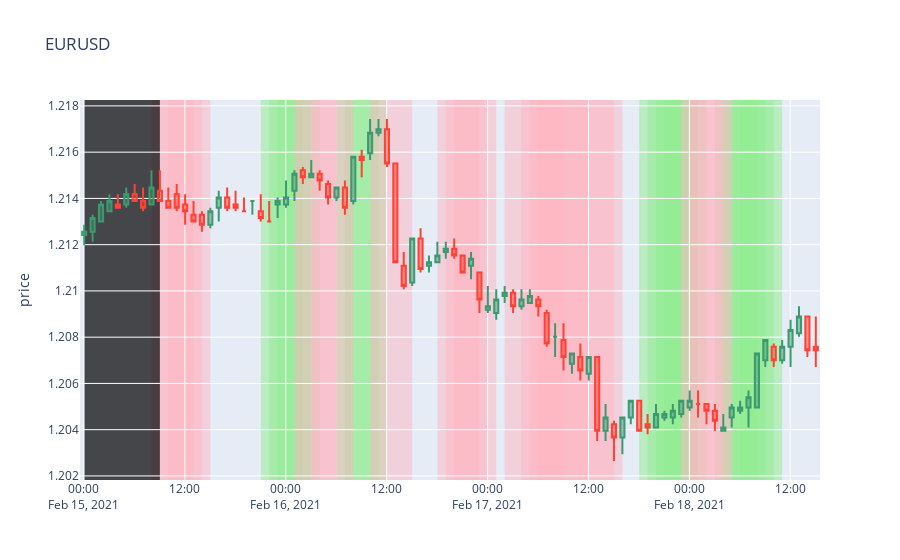

Notebook code cell kept with this figure:
### Code cell
# visualise the results
#  overlay candlesticks with slope predictions

# candlesticks
fig = go.Figure(data=[go.Candlestick(
    x=df.loc[start_date : end_date].index.strftime("%Y-%m-%d %H:%m"),    
    open=df['open'].loc[start_date : end_date], 
    high=df['high'].loc[start_date : end_date], 
    low=df['low'].loc[start_date : end_date], 
    close=df['close'].loc[start_date : end_date],
)])

# find the rows ion df that correspond to positive or negative slopes
positive_indices = np.where(df['prediction'] == 'positive')
negative_indices = np.where(df['prediction'] == 'negative')
noprediction_indices = np.where(df['prediction'].iloc[:window_size])

# add vertical rectangles for positive slopes
for i in positive_indices[0]:
    fig.add_vrect(
        x0=df.iloc[i,0].strftime("%Y-%m-%d %H:%m"), x1=df.iloc[i-5,0].strftime("%Y-%m-%d %H:%m"),
        fillcolor="Lightgreen", opacity=0.5,
        layer="below", line_width=0,
    )

# add vertical rectangles for negative slopes
for i in negative_indices[0]:
    fig.add_vrect(
        x0=df.iloc[i,0].strftime("%Y-%m-%d %H:%m"), x1=df.iloc[i-5,0].strftime("%Y-%m-%d %H:%m"),
        fillcolor="Lightpink", opacity=0.5,
        layer="below", line_width=0,
    )
    
# add vertical rectangles for no prediction data points
for i in noprediction_indices[0]:
    fig.add_vrect(
        x0=df.iloc[i,0].strftime("%Y-%m-%d %H:%m"), x1=df.iloc[i-9,0].strftime("%Y-%m-%d %H:%m"),
        fillcolor="black", opacity=0.7,
        layer="below", line_width=0,
    )

# annotate and configure the plot
fig.update_layout(
    title='EURUSD',
    yaxis_title='price',
    xaxis_rangeslider_visible=False,
    autosize=True,
)

fig.show()

### Figure 1 — Plotly figure (JSON) as saved in the notebook; plotly's stock layout.template omitted (floating-point values rounded to 4 significant figures)
{"data": [{"close": [1.213, 1.213, 1.214, 1.214, 1.214, 1.214, 1.214, 1.214, 1.214, 1.214, 1.214, 1.214, 1.213, 1.213, 1.213, 1.213, 1.214, 1.214, 1.214, 1.213, 1.214, 1.213, 1.213, 1.214, 1.214, 1.215, 1.215, 1.215, 1.215, 1.214, 1.214, 1.214, 1.216, 1.216, 1.217, 1.217, 1.216, 1.211, 1.21, 1.212, 1.211, 1.211, 1.212, 1.212, 1.212, 1.211, 1.211, 1.21, 1.209, 1.21, 1.21, 1.209, 1.21, 1.21, 1.209, 1.208, 1.208, 1.207, 1.207, 1.207, 1.207, 1.204, 1.205, 1.204, 1.205, 1.205, 1.204, 1.204, 1.205, 1.205, 1.205, 1.205, 1.205, 1.205, 1.205, 1.204, 1.204, 1.205, 1.205, 1.205, 1.207, 1.208, 1.207, 1.208, 1.208, 1.209, 1.207, 1.207], "high": [1.213, 1.213, 1.214, 1.214, 1.214, 1.214, 1.215, 1.214, 1.215, 1.215, 1.214, 1.215, 1.214, 1.214, 1.213, 1.214, 1.214, 1.214, 1.214, 1.214, 1.214, 1.214, 1.214, 1.214, 1.215, 1.215, 1.215, 1.216, 1.215, 1.215, 1.214, 1.215, 1.216, 1.216, 1.217, 1.217, 1.217, 1.216, 1.212, 1.212, 1.213, 1.212, 1.212, 1.212, 1.212, 1.212, 1.212, 1.211, 1.21, 1.21, 1.21, 1.21, 1.21, 1.21, 1.21, 1.209, 1.209, 1.209, 1.207, 1.208, 1.207, 1.207, 1.205, 1.204, 1.205, 1.205, 1.205, 1.205, 1.205, 1.205, 1.205, 1.205, 1.206, 1.206, 1.205, 1.205, 1.205, 1.205, 1.205, 1.206, 1.207, 1.208, 1.208, 1.208, 1.209, 1.209, 1.209, 1.209], "low": [1.212, 1.212, 1.213, 1.213, 1.214, 1.214, 1.214, 1.213, 1.214, 1.214, 1.214, 1.213, 1.213, 1.213, 1.213, 1.213, 1.213, 1.213, 1.213, 1.213, 1.213, 1.213, 1.213, 1.213, 1.214, 1.214, 1.215, 1.215, 1.214, 1.214, 1.214, 1.213, 1.214, 1.215, 1.216, 1.217, 1.215, 1.211, 1.21, 1.21, 1.211, 1.211, 1.211, 1.211, 1.211, 1.211, 1.211, 1.209, 1.209, 1.209, 1.209, 1.209, 1.209, 1.209, 1.209, 1.208, 1.207, 1.207, 1.206, 1.206, 1.206, 1.204, 1.204, 1.203, 1.203, 1.204, 1.204, 1.204, 1.204, 1.204, 1.204, 1.205, 1.205, 1.205, 1.204, 1.204, 1.204, 1.204, 1.205, 1.204, 1.205, 1.207, 1.207, 1.207, 1.207, 1.208, 1.207, 1.207], "open": [1.212, 1.213, 1.213, 1.213, 1.214, 1.214, 1.214, 1.214, 1.214, 1.214, 1.214, 1.214, 1.214, 1.213, 1.213, 1.213, 1.214, 1.214, 1.214, 1.213, 1.214, 1.213, 1.213, 1.214, 1.214, 1.214, 1.215, 1.215, 1.215, 1.215, 1.214, 1.214, 1.214, 1.216, 1.216, 1.217, 1.217, 1.216, 1.211, 1.21, 1.212, 1.211, 1.211, 1.212, 1.212, 1.212, 1.211, 1.211, 1.209, 1.209, 1.21, 1.21, 1.209, 1.209, 1.21, 1.209, 1.208, 1.208, 1.207, 1.207, 1.206, 1.207, 1.204, 1.204, 1.204, 1.205, 1.205, 1.204, 1.204, 1.205, 1.205, 1.205, 1.205, 1.205, 1.205, 1.205, 1.204, 1.205, 1.205, 1.205, 1.205, 1.207, 1.208, 1.207, 1.208, 1.208, 1.209, 1.208], "type": "candlestick", "x": ["2021-02-15 00:02", "2021-02-15 01:02", "2021-02-15 02:02", "2021-02-15 03:02", "2021-02-15 04:02", "2021-02-15 05:02", "2021-02-15 06:02", "2021-02-15 07:02", "2021-02-15 08:02", "2021-02-15 09:02", "2021-02-15 10:02", "2021-02-15 11:02", "2021-02-15 12:02", "2021-02-15 13:02", "2021-02-15 14:02", "2021-02-15 15:02", "2021-02-15 16:02", "2021-02-15 17:02", "2021-02-15 18:02", "2021-02-15 19:02", "2021-02-15 20:02", "2021-02-15 21:02", "2021-02-15 22:02", "2021-02-15 23:02", "2021-02-16 00:02", "2021-02-16 01:02", "2021-02-16 02:02", "2021-02-16 03:02", "2021-02-16 04:02", "2021-02-16 05:02", "2021-02-16 06:02", "2021-02-16 07:02", "2021-02-16 08:02", "2021-02-16 09:02", "2021-02-16 10:02", "2021-02-16 11:02", "2021-02-16 12:02", "2021-02-16 13:02", "2021-02-16 14:02", "2021-02-16 15:02", "2021-02-16 16:02", "2021-02-16 17:02", "2021-02-16 18:02", "2021-02-16 19:02", "2021-02-16 20:02", "2021-02-16 21:02", "2021-02-16 22:02", "2021-02-16 23:02", "2021-02-17 00:02", "2021-02-17 01:02", "2021-02-17 02:02", "2021-02-17 03:02", "2021-02-17 04:02", "2021-02-17 05:02", "2021-02-17 06:02", "2021-02-17 07:02", "2021-02-17 08:02", "2021-02-17 09:02", "2021-02-17 10:02", "2021-02-17 11:02", "2021-02-17 12:02", "2021-02-17 13:02", "2021-02-17 14:02", "2021-02-17 15:02", "2021-02-17 16:02", "2021-02-17 17:02", "2021-02-17 18:02", "2021-02-17 19:02", "2021-02-17 20:02", "2021-02-17 21:02", "2021-02-17 22:02", "2021-02-17 23:02", "2021-02-18 00:02", "2021-02-18 01:02", "2021-02-18 02:02", "2021-02-18 03:02", "2021-02-18 04:02", "2021-02-18 05:02", "2021-02-18 06:02", "2021-02-18 07:02", "2021-02-18 08:02", "2021-02-18 09:02", "2021-02-18 10:02", "2021-02-18 11:02", "2021-02-18 12:02", "2021-02-18 13:02", "2021-02-18 14:02", "2021-02-18 15:02"]}], "layout": {"autosize": true, "shapes": [{"fillcolor": "Lightgreen", "layer": "below", "line": {"width": 0}, "opacity": 0.5, "type": "rect", "x0": "2021-02-16 02:02", "x1": "2021-02-15 21:02", "xref": "x", "y0": 0, "y1": 1, "yref": "y domain"}, {"fillcolor": "Lightgreen", "layer": "below", "line": {"width": 0}, "opacity": 0.5, "type": "rect", "x0": "2021-02-16 03:02", "x1": "2021-02-15 22:02", "xref": "x", "y0": 0, "y1": 1, "yref": "y domain"}, {"fillcolor": "Lightgreen", "layer": "below", "line": {"width": 0}, "opacity": 0.5, "type": "rect", "x0": "2021-02-16 04:02", "x1": "2021-02-15 23:02", "xref": "x", "y0": 0, "y1": 1, "yref": "y domain"}, {"fillcolor": "Lightgreen", "layer": "below", "line": {"width": 0}, "opacity": 0.5, "type": "rect", "x0": "2021-02-16 11:02", "x1": "2021-02-16 06:02", "xref": "x", "y0": 0, "y1": 1, "yref": "y domain"}, {"fillcolor": "Lightgreen", "layer": "below", "line": {"width": 0}, "opacity": 0.5, "type": "rect", "x0": "2021-02-16 12:02", "x1": "2021-02-16 07:02", "xref": "x", "y0": 0, "y1": 1, "yref": "y domain"}, {"fillcolor": "Lightgreen", "layer": "below", "line": {"width": 0}, "opacity": 0.5, "type": "rect", "x0": "2021-02-17 23:02", "x1": "2021-02-17 18:02", "xref": "x", "y0": 0, "y1": 1, "yref": "y domain"}, {"fillcolor": "Lightgreen", "layer": "below", "line": {"width": 0}, "opacity": 0.5, "type": "rect", "x0": "2021-02-18 00:02", "x1": "2021-02-17 19:02", "xref": "x", "y0": 0, "y1": 1, "yref": "y domain"}, {"fillcolor": "Lightgreen", "layer": "below", "line": {"width": 0}, "opacity": 0.5, "type": "rect", "x0": "2021-02-18 01:02", "x1": "2021-02-17 20:02", "xref": "x", "y0": 0, "y1": 1, "yref": "y domain"}, {"fillcolor": "Lightgreen", "layer": "below", "line": {"width": 0}, "opacity": 0.5, "type": "rect", "x0": "2021-02-18 02:02", "x1": "2021-02-17 21:02", "xref": "x", "y0": 0, "y1": 1, "yref": "y domain"}, {"fillcolor": "Lightgreen", "layer": "below", "line": {"width": 0}, "opacity": 0.5, "type": "rect", "x0": "2021-02-18 08:02", "x1": "2021-02-18 03:02", "xref": "x", "y0": 0, "y1": 1, "yref": "y domain"}, {"fillcolor": "Lightgreen", "layer": "below", "line": {"width": 0}, "opacity": 0.5, "type": "rect", "x0": "2021-02-18 09:02", "x1": "2021-02-18 04:02", "xref": "x", "y0": 0, "y1": 1, "yref": "y domain"}, {"fillcolor": "Lightgreen", "layer": "below", "line": {"width": 0}, "opacity": 0.5, "type": "rect", "x0": "2021-02-18 10:02", "x1": "2021-02-18 05:02", "xref": "x", "y0": 0, "y1": 1, "yref": "y domain"}, {"fillcolor": "Lightgreen", "layer": "below", "line": {"width": 0}, "opacity": 0.5, "type": "rect", "x0": "2021-02-18 11:02", "x1": "2021-02-18 06:02", "xref": "x", "y0": 0, "y1": 1, "yref": "y domain"}, {"fillcolor": "Lightpink", "layer": "below", "line": {"width": 0}, "opacity": 0.5, "type": "rect", "x0": "2021-02-15 13:02", "x1": "2021-02-15 08:02", "xref": "x", "y0": 0, "y1": 1, "yref": "y domain"}, {"fillcolor": "Lightpink", "layer": "below", "line": {"width": 0}, "opacity": 0.5, "type": "rect", "x0": "2021-02-15 14:02", "x1": "2021-02-15 09:02", "xref": "x", "y0": 0, "y1": 1, "yref": "y domain"}, {"fillcolor": "Lightpink", "layer": "below", "line": {"width": 0}, "opacity": 0.5, "type": "rect", "x0": "2021-02-15 15:02", "x1": "2021-02-15 10:02", "xref": "x", "y0": 0, "y1": 1, "yref": "y domain"}, {"fillcolor": "Lightpink", "layer": "below", "line": {"width": 0}, "opacity": 0.5, "type": "rect", "x0": "2021-02-16 06:02", "x1": "2021-02-16 01:02", "xref": "x", "y0": 0, "y1": 1, "yref": "y domain"}, {"fillcolor": "Lightpink", "layer": "below", "line": {"width": 0}, "opacity": 0.5, "type": "rect", "x0": "2021-02-16 08:02", "x1": "2021-02-16 03:02", "xref": "x", "y0": 0, "y1": 1, "yref": "y domain"}, {"fillcolor": "Lightpink", "layer": "below", "line": {"width": 0}, "opacity": 0.5, "type": "rect", "x0": "2021-02-16 15:02", "x1": "2021-02-16 10:02", "xref": "x", "y0": 0, "y1": 1, "yref": "y domain"}, {"fillcolor": "Lightpink", "layer": "below", "line": {"width": 0}, "opacity": 0.5, "type": "rect", "x0": "2021-02-16 23:02", "x1": "2021-02-16 18:02", "xref": "x", "y0": 0, "y1": 1, "yref": "y domain"}, {"fillcolor": "Lightpink", "layer": "below", "line": {"width": 0}, "opacity": 0.5, "type": "rect", "x0": "2021-02-17 00:02", "x1": "2021-02-16 19:02", "xref": "x", "y0": 0, "y1": 1, "yref": "y domain"}, {"fillcolor": "Lightpink", "layer": "below", "line": {"width": 0}, "opacity": 0.5, "type": "rect", "x0": "2021-02-17 01:02", "x1": "2021-02-16 20:02", "xref": "x", "y0": 0, "y1": 1, "yref": "y domain"}, {"fillcolor": "Lightpink", "layer": "below", "line": {"width": 0}, "opacity": 0.5, "type": "rect", "x0": "2021-02-17 07:02", "x1": "2021-02-17 02:02", "xref": "x", "y0": 0, "y1": 1, "yref": "y domain"}, {"fillcolor": "Lightpink", "layer": "below", "line": {"width": 0}, "opacity": 0.5, "type": "rect", "x0": "2021-02-17 09:02", "x1": "2021-02-17 04:02", "xref": "x", "y0": 0, "y1": 1, "yref": "y domain"}, {"fillcolor": "Lightpink", "layer": "below", "line": {"width": 0}, "opacity": 0.5, "type": "rect", "x0": "2021-02-17 10:02", "x1": "2021-02-17 05:02", "xref": "x", "y0": 0, "y1": 1, "yref": "y domain"}, {"fillcolor": "Lightpink", "layer": "below", "line": {"width": 0}, "opacity": 0.5, "type": "rect", "x0": "2021-02-17 11:02", "x1": "2021-02-17 06:02", "xref": "x", "y0": 0, "y1": 1, "yref": "y domain"}, {"fillcolor": "Lightpink", "layer": "below", "line": {"width": 0}, "opacity": 0.5, "type": "rect", "x0": "2021-02-17 12:02", "x1": "2021-02-17 07:02", "xref": "x", "y0": 0, "y1": 1, "yref": "y domain"}, {"fillcolor": "Lightpink", "layer": "below", "line": {"width": 0}, "opacity": 0.5, "type": "rect", "x0": "2021-02-17 15:02", "x1": "2021-02-17 10:02", "xref": "x", "y0": 0, "y1": 1, "yref": "y domain"}, {"fillcolor": "Lightpink", "layer": "below", "line": {"width": 0}, "opacity": 0.5, "type": "rect", "x0": "2021-02-17 16:02", "x1": "2021-02-17 11:02", "xref": "x", "y0": 0, "y1": 1, "yref": "y domain"}, {"fillcolor": "Lightpink", "layer": "below", "line": {"width": 0}, "opacity": 0.5, "type": "rect", "x0": "2021-02-18 04:02", "x1": "2021-02-17 23:02", "xref": "x", "y0": 0, "y1": 1, "yref": "y domain"}, {"fillcolor": "Lightpink", "layer": "below", "line": {"width": 0}, "opacity": 0.5, "type": "rect", "x0": "2021-02-18 05:02", "x1": "2021-02-18 00:02", "xref": "x", "y0": 0, "y1": 1, "yref": "y domain"}, {"fillcolor": "black", "layer": "below", "line": {"width": 0}, "opacity": 0.7, "type": "rect", "x0": "2021-02-15 09:02", "x1": "2021-02-15 00:02", "xref": "x", "y0": 0, "y1": 1, "yref": "y domain"}], "title": {"text": "EURUSD"}, "xaxis": {"rangeslider": {"visible": false}}, "yaxis": {"title": {"text": "price"}}}}
